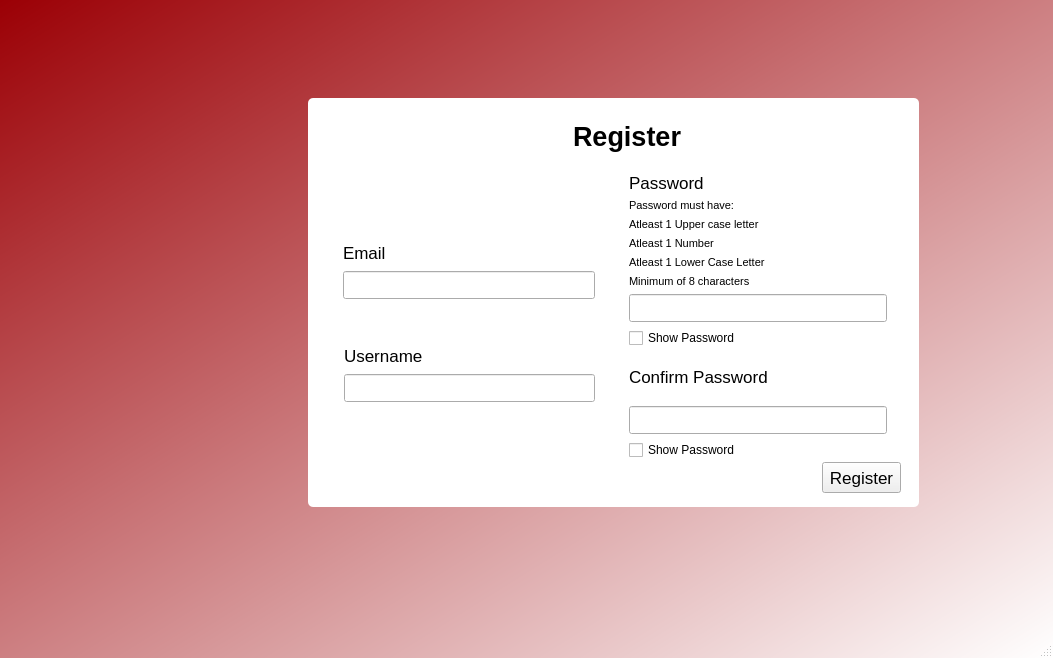
<?xml version="1.0" encoding="UTF-8"?>
<ui version="4.0">
 <class>MainWindow</class>
 <widget class="QMainWindow" name="MainWindow">
  <property name="geometry">
   <rect>
    <x>0</x>
    <y>0</y>
    <width>1053</width>
    <height>658</height>
   </rect>
  </property>
  <property name="windowTitle">
   <string>MainWindow</string>
  </property>
  <property name="styleSheet">
   <string notr="true">QMainWindow {
background-color:qlineargradient(spread:pad, x1:0, y1:0, x2:1, y2:1, stop:0 rgba(155, 0, 5, 255), stop:1 rgba(255, 255, 255, 255)) 
}

#widget {
background-color: #fff;
border-radius: 5px;
}

QLabel#label {
color: #000:
}

QLineEdit {
border: none;
border-bottom: 2px solid #cccccc;
}

QLineEdit:focus {
border-bottom: 2px solid #28e2a2;
}

QPushButton {
background-color: #0d6efd;
border: 2px solid #fff;
color: #fff:
border-radius: 5px;
padding: 6px;
margin-top: 10px;
}

QPushButton:hover,
QPushButton:clicked {
background-color: #0b5ed7;
border: 2px solid #9ac3fe;
}











</string>
  </property>
  <widget class="QWidget" name="centralwidget">
   <widget class="QWidget" name="widget" native="true">
    <property name="geometry">
     <rect>
      <x>308</x>
      <y>98</y>
      <width>611</width>
      <height>409</height>
     </rect>
    </property>
    <widget class="QLabel" name="register_reg_button">
     <property name="geometry">
      <rect>
       <x>260</x>
       <y>20</y>
       <width>118</width>
       <height>36</height>
      </rect>
     </property>
     <property name="font">
      <font>
       <pointsize>20</pointsize>
       <bold>true</bold>
      </font>
     </property>
     <property name="text">
      <string>Register</string>
     </property>
     <property name="alignment">
      <set>Qt::AlignmentFlag::AlignCenter</set>
     </property>
    </widget>
    <widget class="QPushButton" name="register_title_text">
     <property name="geometry">
      <rect>
       <x>514</x>
       <y>364</y>
       <width>79</width>
       <height>31</height>
      </rect>
     </property>
     <property name="font">
      <font>
       <pointsize>13</pointsize>
       <bold>false</bold>
      </font>
     </property>
     <property name="text">
      <string>Register</string>
     </property>
    </widget>
    <widget class="QWidget" name="layoutWidget">
     <property name="geometry">
      <rect>
       <x>36</x>
       <y>246</y>
       <width>251</width>
       <height>58</height>
      </rect>
     </property>
     <layout class="QVBoxLayout" name="verticalLayout_8">
      <item>
       <widget class="QLabel" name="username_register_text_2">
        <property name="font">
         <font>
          <pointsize>13</pointsize>
          <bold>false</bold>
         </font>
        </property>
        <property name="text">
         <string>Username</string>
        </property>
       </widget>
      </item>
      <item>
       <widget class="QLineEdit" name="username_register_textbox_2">
        <property name="font">
         <font>
          <pointsize>13</pointsize>
         </font>
        </property>
       </widget>
      </item>
     </layout>
    </widget>
    <widget class="QWidget" name="container_password_email">
     <property name="geometry">
      <rect>
       <x>321</x>
       <y>75</y>
       <width>258</width>
       <height>287</height>
      </rect>
     </property>
     <layout class="QVBoxLayout" name="verticalLayout_9">
      <item>
       <layout class="QVBoxLayout" name="verticalLayout_4">
        <item>
         <layout class="QVBoxLayout" name="verticalLayout_3">
          <item>
           <layout class="QVBoxLayout" name="verticalLayout_2">
            <item>
             <widget class="QLabel" name="password_register_text">
              <property name="font">
               <font>
                <pointsize>13</pointsize>
                <bold>false</bold>
               </font>
              </property>
              <property name="text">
               <string>Password</string>
              </property>
             </widget>
            </item>
            <item>
             <layout class="QVBoxLayout" name="verticalLayout">
              <item>
               <widget class="QLabel" name="label">
                <property name="font">
                 <font>
                  <pointsize>8</pointsize>
                 </font>
                </property>
                <property name="text">
                 <string>Password must have:</string>
                </property>
               </widget>
              </item>
              <item>
               <widget class="QLabel" name="label_2">
                <property name="font">
                 <font>
                  <pointsize>8</pointsize>
                 </font>
                </property>
                <property name="text">
                 <string>Atleast 1 Upper case letter</string>
                </property>
               </widget>
              </item>
              <item>
               <widget class="QLabel" name="label_4">
                <property name="font">
                 <font>
                  <pointsize>8</pointsize>
                 </font>
                </property>
                <property name="text">
                 <string>Atleast 1 Number</string>
                </property>
               </widget>
              </item>
              <item>
               <widget class="QLabel" name="label_3">
                <property name="font">
                 <font>
                  <pointsize>8</pointsize>
                 </font>
                </property>
                <property name="text">
                 <string>Atleast 1 Lower Case Letter</string>
                </property>
               </widget>
              </item>
              <item>
               <widget class="QLabel" name="label_5">
                <property name="font">
                 <font>
                  <pointsize>8</pointsize>
                 </font>
                </property>
                <property name="text">
                 <string>Minimum of 8 characters</string>
                </property>
               </widget>
              </item>
             </layout>
            </item>
           </layout>
          </item>
          <item>
           <widget class="QLineEdit" name="password_register_textbox">
            <property name="font">
             <font>
              <pointsize>13</pointsize>
             </font>
            </property>
           </widget>
          </item>
         </layout>
        </item>
        <item>
         <widget class="QCheckBox" name="show_password_register_checkbox">
          <property name="text">
           <string>Show Password</string>
          </property>
         </widget>
        </item>
       </layout>
      </item>
      <item>
       <layout class="QVBoxLayout" name="verticalLayout_7">
        <item>
         <widget class="QLabel" name="confirm_password_register_text">
          <property name="font">
           <font>
            <pointsize>13</pointsize>
            <bold>false</bold>
           </font>
          </property>
          <property name="text">
           <string>Confirm Password</string>
          </property>
         </widget>
        </item>
        <item>
         <widget class="QLineEdit" name="confirm_password_register_textbox">
          <property name="font">
           <font>
            <pointsize>13</pointsize>
           </font>
          </property>
         </widget>
        </item>
        <item>
         <widget class="QCheckBox" name="show_confirm_password_register_checkbox">
          <property name="text">
           <string>Show Password</string>
          </property>
         </widget>
        </item>
       </layout>
      </item>
     </layout>
    </widget>
    <widget class="QWidget" name="container_password_rules">
     <property name="geometry">
      <rect>
       <x>35</x>
       <y>143</y>
       <width>252</width>
       <height>58</height>
      </rect>
     </property>
     <layout class="QVBoxLayout" name="verticalLayout_5">
      <item>
       <widget class="QLabel" name="email_register_text">
        <property name="font">
         <font>
          <pointsize>13</pointsize>
          <bold>false</bold>
         </font>
        </property>
        <property name="text">
         <string>Email</string>
        </property>
       </widget>
      </item>
      <item>
       <widget class="QLineEdit" name="email_register_textbox">
        <property name="minimumSize">
         <size>
          <width>250</width>
          <height>0</height>
         </size>
        </property>
        <property name="font">
         <font>
          <pointsize>13</pointsize>
         </font>
        </property>
       </widget>
      </item>
     </layout>
    </widget>
   </widget>
  </widget>
  <widget class="QMenuBar" name="menubar">
   <property name="geometry">
    <rect>
     <x>0</x>
     <y>0</y>
     <width>1053</width>
     <height>33</height>
    </rect>
   </property>
  </widget>
  <widget class="QStatusBar" name="statusbar"/>
 </widget>
 <resources>
  <include location="resource.qrc"/>
 </resources>
 <connections/>
</ui>
